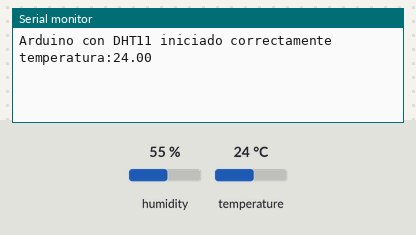
Simulated run of this sketch. Board: Arduino Uno, built with avr-gcc and run on an emulated ATmega328P. Parts: the last lines printed to the serial monitor. The test bench sets the inputs (shaded band); at power-on: temperature 24 °C, humidity 55 %.

Above: at 1.3 s.
1.4 s: temperature set to 12 °C
At 2.4 s:
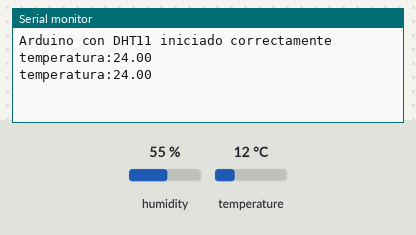
5.4 s: temperature set to 19 °C
At 6.8 s:
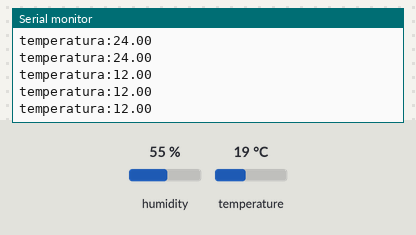
Timing chart, 0 to 8.4 s (numbered marks = the images above; inputs shaded):
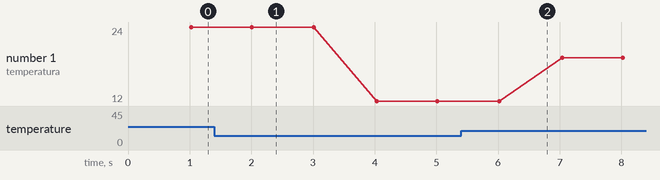

The sketch:

sensor_serial_DHT11.ino
```cpp
/*
 * sensor_serial_DHT11.ino
 * Sketch de Arduino para leer sensor DHT11 y enviar datos por puerto serial
 *
 * Este programa lee los valores de temperatura de un sensor DHT11 y los envía
 * a través del puerto serial para que puedan ser leídos por la aplicación PHP.
 */

// Incluir las bibliotecas necesarias para el sensor DHT11
#include <DHT.h>
#include <DHT_U.h>

// Definir el pin y tipo del sensor DHT11
#define DHTPIN 2      // Sensor DHT11 conectado al pin digital 2
#define DHTTYPE DHT11 // Tipo de sensor DHT11

// Crear objeto DHT
DHT dht(DHTPIN, DHTTYPE);

// Intervalo para enviar datos (en milisegundos)
const unsigned long INTERVALO_ENVIO = 1000;  // Enviar datos cada 1 segundo

// Variable para almacenar el tiempo de la última lectura
unsigned long tiempoUltimaLectura = 0;

void setup() {
  // Inicializar comunicación serial a 9600 baudios
  Serial.begin(9600);

  // Inicializar sensor DHT11
  dht.begin();

  // Esperar a que se establezca la comunicación serial
  delay(100);

  // Enviar mensaje de inicio
  Serial.println("Arduino con DHT11 iniciado correctamente");
}

void loop() {
  // Verificar si ha pasado el intervalo de tiempo
  unsigned long tiempoActual = millis();

  if (tiempoActual - tiempoUltimaLectura >= INTERVALO_ENVIO) {
    // Actualizar tiempo de última lectura
    tiempoUltimaLectura = tiempoActual;

    // Leer temperatura del sensor DHT11
    float temperatura = dht.readTemperature();

    // Verificar si la lectura fue exitosa
    if (!isnan(temperatura)) {
      // Enviar dato con formato clave:valor
      Serial.print("temperatura:");
      Serial.println(temperatura);

      // Enviar una línea en blanco para indicar el final del dato
      Serial.println();
    }
  }

  // Pequeña pausa para estabilidad
  delay(10);
}

/*
 * Nota sobre el sensor DHT11:
 *
 * - El DHT11 es un sensor digital de temperatura y humedad
 * - Rango de temperatura: 0°C a 50°C
 * - Precisión de temperatura: ±2°C
 * - Conexión típica:
 *   - Pin 1 (VCC): +5V
 *   - Pin 2 (DATA): Pin digital (con pull-up de 10kΩ)
 *   - Pin 3 (NC): No conectado
 *   - Pin 4 (GND): GND
 *
 * Requisitos:
 * - Instalar las bibliotecas DHT y DHT_U desde el Gestor de Bibliotecas de Arduino
 * - Usar una resistencia pull-up de 10kΩ entre VCC y DATA
 * - No realizar lecturas más frecuentes que cada 1-2 segundos
 */ 
```

Measured:
- plotted number 1: 24 → 12 after the input at 1.4 s, 12 → 19 after the input at 5.4 s
